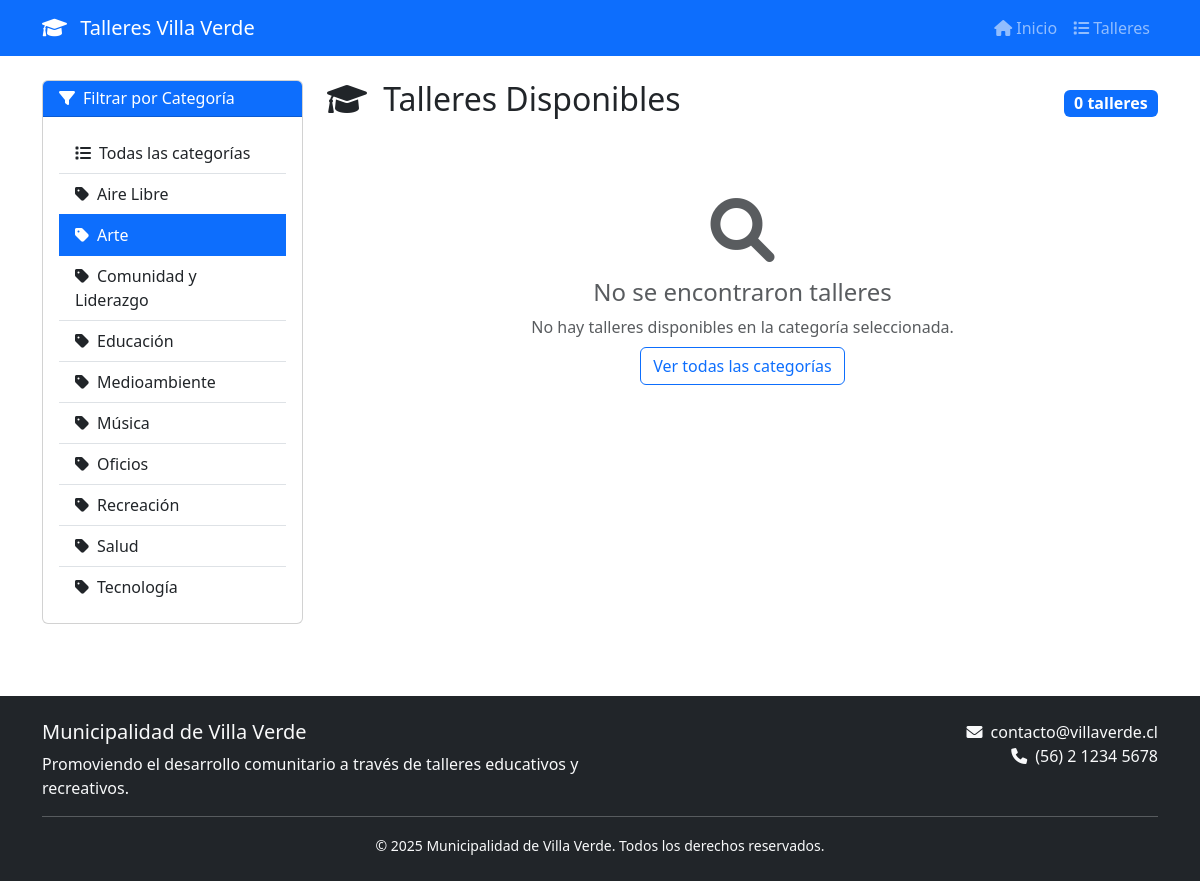
The page /talleres/?categoria=2 on the database its author committed.
### talleres/models.py (models this page shows, shortened)
class Categoria(models.Model):
    nombre = models.CharField(max_length=100, unique=True)
    descripcion = models.TextField(blank=True)
    activa = models.BooleanField(default=True)
    class Meta:
        verbose_name = "Categoría"
        verbose_name_plural = "Categorías"
        ordering = ['nombre']

### web/views.py (the view)
# urls.py: path('talleres/', views.lista_talleres, name='lista_talleres'),
def lista_talleres(request):
    talleres = Taller.objects.filter(
        estado='aceptado',
        fecha__gte=timezone.now().date()
    ).select_related('categoria', 'profesor', 'lugar').order_by('fecha')
    categoria_id = request.GET.get('categoria')
    if categoria_id:
        talleres = talleres.filter(categoria_id=categoria_id)
    paginator = Paginator(talleres, 12)  # 12 talleres por página
    page_number = request.GET.get('page')
    talleres_page = paginator.get_page(page_number)
    categorias = Categoria.objects.filter(activa=True).order_by('nombre')
    context = {
        'talleres': talleres_page,
        'categorias': categorias,
        'categoria_seleccionada': categoria_id,
    }
    return render(request, 'web/lista_talleres.html', context)

### templates/web/lista_talleres.html (shortened to what this page needs)
{% extends 'base.html' %}
{% block content %}
<div class="container">
    <div class="row">
        <div class="col-md-3">
            <div class="card">
                <div class="card-header bg-primary text-white">
                    <h6 class="mb-0">
                        <i class="fas fa-filter me-2"></i>Filtrar por Categoría
                    </h6>
                </div>
                <div class="card-body">
                    <form method="get">
                        <div class="list-group list-group-flush">
                            <a href="{% url 'web:lista_talleres' %}"
                               class="list-group-item list-group-item-action {% if not categoria_seleccionada %}active{% endif %}">
                                <i class="fas fa-list me-2"></i>Todas las categorías
                            </a>
                            {% for categoria in categorias %}
                            <a href="?categoria={{ categoria.id }}"
                               class="list-group-item list-group-item-action {% if categoria_seleccionada == categoria.id|stringformat:'s' %}active{% endif %}">
                                <i class="fas fa-tag me-2"></i>{{ categoria.nombre }}
                            </a>
                            {% endfor %}
                        </div>
                    </form>
                </div>
            </div>
        </div>
        <div class="col-md-9">
            <div class="d-flex justify-content-between align-items-center mb-4">
                <h2>
                    <i class="fas fa-graduation-cap me-2"></i>
                    Talleres Disponibles
                </h2>
                <span class="badge bg-primary fs-6">
                    {{ talleres.paginator.count }} taller{{ talleres.paginator.count|pluralize:"es" }}
                </span>
            </div>
            {% if talleres %}
            <div class="row">
                {% for taller in talleres %}
                <div class="col-md-6 mb-4">
                    <div class="card h-100 shadow-sm">
                        <div class="card-header d-flex justify-content-between align-items-center">
                            <span class="badge bg-primary">{{ taller.categoria.nombre }}</span>
                            {% if taller.precio > 0 %}
                                <span class="badge bg-success">${{ taller.precio|floatformat:0 }}</span>
                            {% else %}
                                <span class="badge bg-success">Gratuito</span>
                            {% endif %}
                        </div>
                        <div class="card-body">
                            <h5 class="card-title">{{ taller.titulo }}</h5>
                            <p class="card-text">{{ taller.descripcion|truncatewords:20 }}</p>
                            <div class="row small text-muted mb-3">
                                <div class="col-12 mb-2">
                                    <i class="fas fa-user me-1"></i>
                                    <strong>Profesor:</strong> {{ taller.profesor.nombre_completo }}
                                </div>
                                <div class="col-12 mb-2">
                                    <i class="fas fa-map-marker-alt me-1"></i>
                                    <strong>Lugar:</strong> {{ taller.lugar.nombre }}
                                </div>
                                <div class="col-6">
                                    <i class="fas fa-calendar me-1"></i>
                                    {{ taller.fecha|date:"d/m/Y" }}
                                </div>
                                <div class="col-6">
                                    <i class="fas fa-clock me-1"></i>
                                    {{ taller.hora_inicio|time:"H:i" }}
                                </div>
                            </div>
                        </div>
                        <div class="card-footer bg-light">
                            <div class="d-flex justify-content-between align-items-center">
                                <small class="text-muted">
                                    <i class="fas fa-users me-1"></i>
                                    {{ taller.cupos_maximos }} cupos disponibles
                                </small>
                                <a href="{% url 'web:detalle_taller' taller.id %}" class="btn btn-primary btn-sm">
                                    <i class="fas fa-eye me-1"></i>Ver Detalle
                                </a>
                            </div>
                        </div>
                    </div>
                </div>
                {% endfor %}
            </div>
            {% if talleres.has_other_pages %}
            <nav aria-label="Paginación de talleres">
                <ul class="pagination justify-content-center">
                    {% if talleres.has_previous %}
                        <li class="page-item">
                            <a class="page-link" href="?page=1{% if categoria_seleccionada %}&categoria={{ categoria_seleccionada }}{% endif %}">
                                <i class="fas fa-angle-double-left"></i>
                            </a>
                        </li>
                        <li class="page-item">
                            <a class="page-link" href="?page={{ talleres.previous_page_number }}{% if categoria_seleccionada %}&categoria={{ categoria_seleccionada }}{% endif %}">
                                <i class="fas fa-angle-left"></i>
                            </a>
                        </li>
                    {% endif %}
                    {% for num in talleres.paginator.page_range %}
                        {% if talleres.number == num %}
                            <li class="page-item active">
                                <span class="page-link">{{ num }}</span>
                            </li>
                        {% elif num > talleres.number|add:'-3' and num < talleres.number|add:'3' %}
                            <li class="page-item">
                                <a class="page-link" href="?page={{ num }}{% if categoria_seleccionada %}&categoria={{ categoria_seleccionada }}{% endif %}">{{ num }}</a>
                            </li>
                        {% endif %}
                    {% endfor %}
                    {% if talleres.has_next %}
                        <li class="page-item">
                            <a class="page-link" href="?page={{ talleres.next_page_number }}{% if categoria_seleccionada %}&categoria={{ categoria_seleccionada }}{% endif %}">
                                <i class="fas fa-angle-right"></i>
                            </a>
                        </li>
                        <li class="page-item">
                            <a class="page-link" href="?page={{ talleres.paginator.num_pages }}{% if categoria_seleccionada %}&categoria={{ categoria_seleccionada }}{% endif %}">
                                <i class="fas fa-angle-double-right"></i>
                            </a>
                        </li>
                    {% endif %}
                </ul>
            </nav>
            {% endif %}
            {% else %}
            <div class="text-center py-5">
                <i class="fas fa-search fa-4x text-muted mb-3"></i>
                <h4 class="text-muted">No se encontraron talleres</h4>
                <p class="text-muted">
                    {% if categoria_seleccionada %}
                        No hay talleres disponibles en la categoría seleccionada.
                        <br>
                        <a href="{% url 'web:lista_talleres' %}" class="btn btn-outline-primary mt-2">
                            Ver todas las categorías
                        </a>
                    {% else %}
                        No hay talleres programados en este momento.
                    {% endif %}
                </p>
            </div>
            {% endif %}
        </div>
    </div>
</div>
{% endblock %}

### rows shown on the page
Categoria: nombre "Aire Libre"
Categoria: nombre "Arte"
Categoria: nombre "Comunidad y Liderazgo"
Categoria: nombre "Educación"
Categoria: nombre "Medioambiente"
Categoria: nombre "Música"
Categoria: nombre "Oficios"
Categoria: nombre "Recreación"
Categoria: nombre "Salud"
Categoria: nombre "Tecnología"

### other values the page prints
{{ talleres.paginator.count }} "0"
